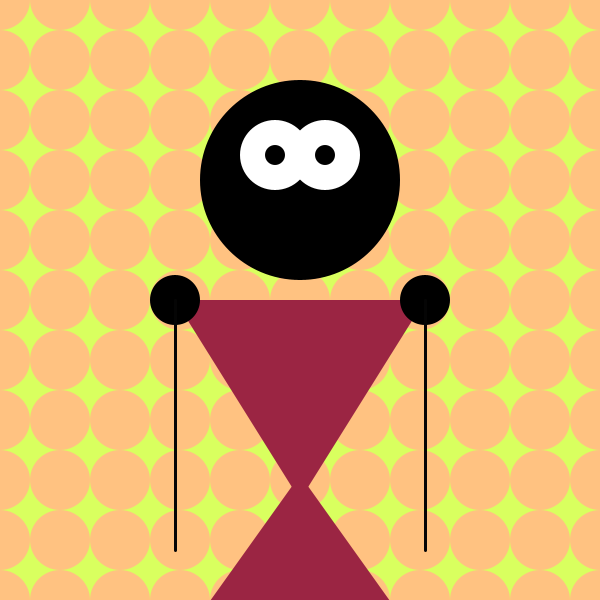
Frame 1 (no input)
Frame 60 (the mouse pressed at the canvas centre just before this capture): identical to frame 1, image omitted
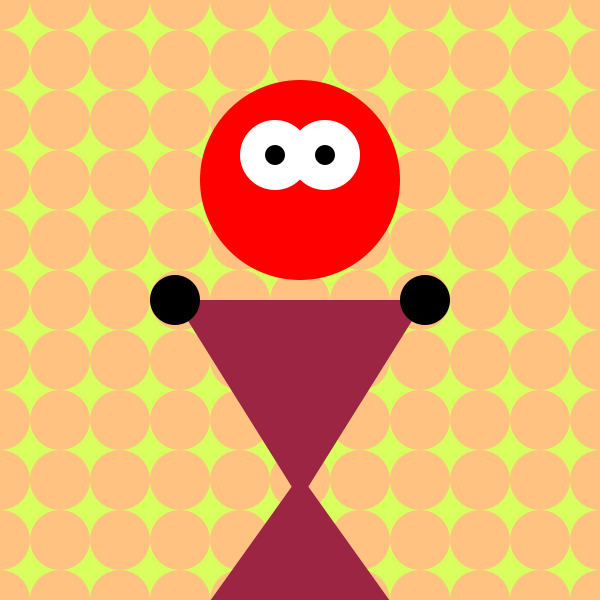
Frame 120 (the mouse held since frame 60 and released just before this capture)

The Processing sketch that drew these frames (run headless with seeded random() and noise(); from frame 60 on, the mouse is pressed at the canvas centre):

// Processing sketch: processing_14488
// ── processing_14488.pde



void setup() {
 size(600, 600);
  noStroke();
  smooth();
}

void draw() 
{
  background(217, 255, 95);
    for (int y=0; y <= height ; y +=60){
  for (int x=0; x <= width ; x +=60) {
    fill(255, 194,129);
  noStroke();
    ellipse(x,y,60,60);
}
  }
  { if ((mouseX > 200) && (mouseX < 200+300) &&
  (mouseY >200)&& (mouseY < 200+180)){
    fill(255,0,0);
  }else{ 
      fill(0);}
  ellipse(300, 180, 200, 200);}
  
  fill(255);
  ellipse(275, 155,70,70);
  ellipse(325, 155,70,70);
  fill(0);
  ellipse(325, 155,20,20);
  ellipse(275, 155,20,20);

  noStroke();
  fill(155, 37, 67);
  triangle(175, 300, 425, 300, 300, 500);
  triangle(300, 475, 425, 650, 175, 650);
   fill(0);
  ellipse(175,300,50,50);
  ellipse(425,300,50,50);
  fill(0);
stroke(5);

  if (mousePressed) {
    if (mouseButton == LEFT)
    {
      strokeWeight(3);
      line(50, 100, 175, 300);
      line(425, 300, 425, 550);
    }
    if(mouseButton == RIGHT)
    {
     strokeWeight(3);
      line(175, 300, 175, 550);
      line(425, 300, 550, 100);
    }
  }
  else {
    strokeWeight(3);
    line(175, 300, 175, 550);
    line(425, 300, 425, 550);
   
  }
  
}
